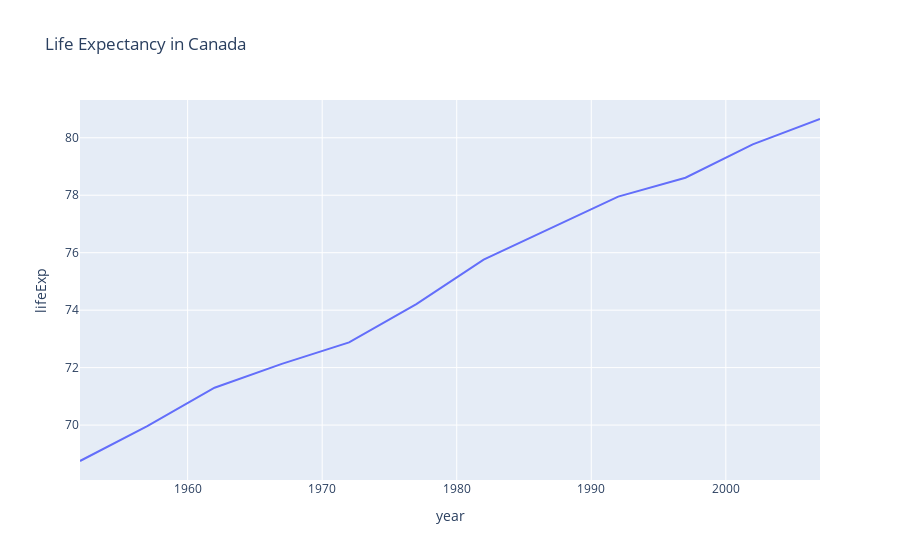

This figure's notebook cell:
### Code cell
fig

### Figure 1 — Plotly figure (JSON) as saved in the notebook; plotly's stock layout.template omitted (floating-point values rounded to 4 significant figures)
{"data": [{"hovertemplate": "year=%{x}<br>lifeExp=%{y}<extra></extra>", "legendgroup": "", "line": {"color": "#636efa", "dash": "solid"}, "marker": {"symbol": "circle"}, "mode": "lines", "name": "", "orientation": "v", "showlegend": false, "type": "scatter", "x": [1952, 1957, 1962, 1967, 1972, 1977, 1982, 1987, 1992, 1997, 2002, 2007], "xaxis": "x", "y": [68.75, 69.96, 71.3, 72.13, 72.88, 74.21, 75.76, 76.86, 77.95, 78.61, 79.77, 80.65], "yaxis": "y"}], "layout": {"legend": {"tracegroupgap": 0}, "title": {"text": "Life Expectancy in Canada"}, "xaxis": {"anchor": "y", "domain": [0, 1], "title": {"text": "year"}}, "yaxis": {"anchor": "x", "domain": [0, 1], "title": {"text": "lifeExp"}}}}
